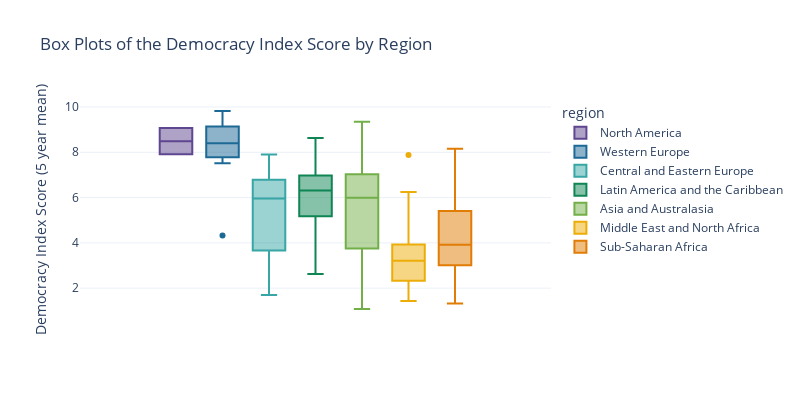

The notebook cell saved with this chart:
### Code cell
# create box plot
fig = px.box(dem_idx, 
            y="five_year_mean",
            color="region",
            template='plotly_white',    
            color_discrete_sequence=px.colors.qualitative.Prism,
            title= 'Box Plots of the Democracy Index Score by Region',
            width=800,
            height=400,
            )
fig.update_yaxes(title_text='Democracy Index Score (5 year mean)')
fig.show()

### Figure 1 — Plotly figure (JSON) as saved in the notebook; plotly's stock layout.template omitted (floating-point values rounded to 4 significant figures)
{"data": [{"alignmentgroup": "True", "hovertemplate": "region=North America<br>five_year_mean=%{y}<extra></extra>", "legendgroup": "North America", "marker": {"color": "rgb(95, 70, 144)"}, "name": "North America", "notched": false, "offsetgroup": "North America", "orientation": "v", "showlegend": true, "type": "box", "x0": " ", "xaxis": "x", "y": [9.072, 7.908], "y0": " ", "yaxis": "y"}, {"alignmentgroup": "True", "hovertemplate": "region=Western Europe<br>five_year_mean=%{y}<extra></extra>", "legendgroup": "Western Europe", "marker": {"color": "rgb(29, 105, 150)"}, "name": "Western Europe", "notched": false, "offsetgroup": "Western Europe", "orientation": "v", "showlegend": true, "type": "box", "x0": " ", "xaxis": "x", "y": [8.202, 7.616, 7.51, 9.192, 9.23, 7.994, 8.7, 7.528, 9.446, 9.114, 7.668, 8.758, 7.822, 8.948, 9.822, 7.908, 8.1, 9.338, 8.986, 4.328, 8.394], "y0": " ", "yaxis": "y"}, {"alignmentgroup": "True", "hovertemplate": "region=Central and Eastern Europe<br>five_year_mean=%{y}<extra></extra>", "legendgroup": "Central and Eastern Europe", "marker": {"color": "rgb(56, 166, 165)"}, "name": "Central and Eastern Europe", "notched": false, "offsetgroup": "Central and Eastern Europe", "orientation": "v", "showlegend": true, "type": "box", "x0": " ", "xaxis": "x", "y": [6.094, 5.36, 2.726, 2.52, 4.944, 6.788, 6.528, 7.752, 7.902, 5.31, 6.592, 3.036, 4.29, 7.358, 7.324, 5.942, 5.926, 5.972, 6.796, 6.43, 2.976, 6.346, 7.068, 7.566, 1.936, 1.696, 5.678, 2.076], "y0": " ", "yaxis": "y"}, {"alignmentgroup": "True", "hovertemplate": "region=Latin America and the Caribbean<br>five_year_mean=%{y}<extra></extra>", "legendgroup": "Latin America and the Caribbean", "marker": {"color": "rgb(15, 133, 84)"}, "name": "Latin America and the Caribbean", "notched": false, "offsetgroup": "Latin America and the Caribbean", "orientation": "v", "showlegend": true, "type": "box", "x0": " ", "xaxis": "x", "y": [6.93, 4.956, 6.878, 8.094, 6.866, 8.144, 2.784, 6.448, 6.026, 5.758, 5.026, 6.284, 3.998, 5.332, 7.074, 5.834, 3.194, 7.008, 6.082, 6.348, 6.91, 7.16, 8.626, 2.628], "y0": " ", "yaxis": "y"}, {"alignmentgroup": "True", "hovertemplate": "region=Asia and Australasia<br>five_year_mean=%{y}<extra></extra>", "legendgroup": "Asia and Australasia", "marker": {"color": "rgb(115, 175, 72)"}, "name": "Asia and Australasia", "notched": false, "offsetgroup": "Asia and Australasia", "orientation": "v", "showlegend": true, "type": "box", "x0": " ", "xaxis": "x", "y": [1.862, 8.95, 5.884, 5.512, 3.26, 2.4, 5.716, 5.724, 6.938, 6.518, 8.118, 1.964, 7.154, 6.45, 2.436, 4.916, 9.35, 1.08, 4.234, 6.046, 6.652, 6.176, 8.04, 6.242, 8.476, 5.94, 7.112, 2.954], "y0": " ", "yaxis": "y"}, {"alignmentgroup": "True", "hovertemplate": "region=Middle East and North Africa<br>five_year_mean=%{y}<extra></extra>", "legendgroup": "Middle East and North Africa", "marker": {"color": "rgb(237, 173, 8)"}, "name": "Middle East and North Africa", "notched": false, "offsetgroup": "Middle East and North Africa", "orientation": "v", "showlegend": true, "type": "box", "x0": " ", "xaxis": "x", "y": [3.742, 2.558, 3.042, 2.188, 3.612, 7.878, 3.628, 3.864, 4.126, 2.034, 5.042, 3.044, 3.982, 3.384, 2.02, 2.466, 1.43, 6.244, 2.804, 1.95], "y0": " ", "yaxis": "y"}, {"alignmentgroup": "True", "hovertemplate": "region=Sub-Saharan Africa<br>five_year_mean=%{y}<extra></extra>", "legendgroup": "Sub-Saharan Africa", "marker": {"color": "rgb(225, 124, 5)"}, "name": "Sub-Saharan Africa", "notched": false, "offsetgroup": "Sub-Saharan Africa", "orientation": "v", "showlegend": true, "type": "box", "x0": " ", "xaxis": "x", "y": [3.666, 4.776, 7.74, 3.888, 2.176, 7.722, 2.804, 1.388, 1.622, 3.27, 3.022, 4.15, 1.326, 2.766, 1.92, 2.19, 3.068, 3.328, 3.512, 4.402, 6.538, 2.792, 2.51, 5.088, 6.394, 5.396, 5.592, 5.676, 4.194, 3.944, 8.16, 3.606, 6.448, 3.458, 4.2, 3.162, 5.776, 4.876, 7.126, 5.174, 2.998, 4.838, 5.416, 3.064], "y0": " ", "yaxis": "y"}], "layout": {"boxmode": "group", "height": 400, "legend": {"title": {"text": "region"}, "tracegroupgap": 0}, "title": {"text": "Box Plots of the Democracy Index Score by Region"}, "width": 800, "xaxis": {"anchor": "y", "domain": [0, 1]}, "yaxis": {"anchor": "x", "domain": [0, 1], "title": {"text": "Democracy Index Score (5 year mean)"}}}}
